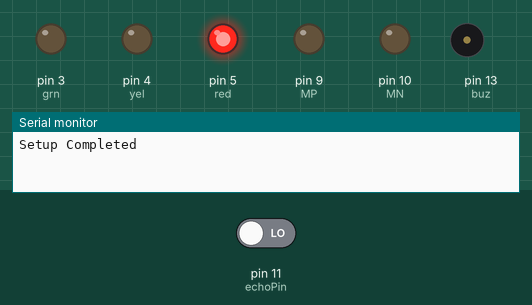
A sketch run on a simulated Arduino Uno, built with avr-gcc and run on an emulated ATmega328P. Parts: output pins drawn as LEDs (lit = HIGH), buzzer (waves = sounding, pin HIGH), the last lines printed to the serial monitor. The test bench sets the inputs (shaded band); at power-on: pin 11 (echoPin) LOW. Pins used as bus, display or sensor lines are not drawn.

Above: at 0.05 s.
At 1.45 s:
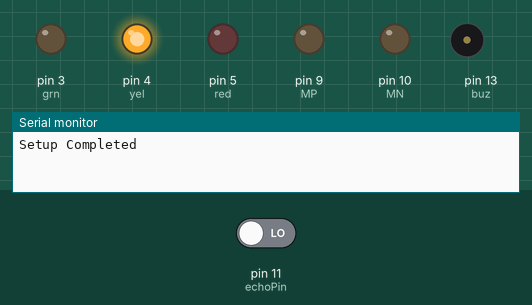
At 4.65 s:
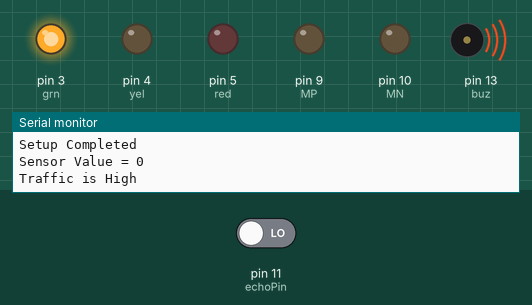
At 9.25 s:
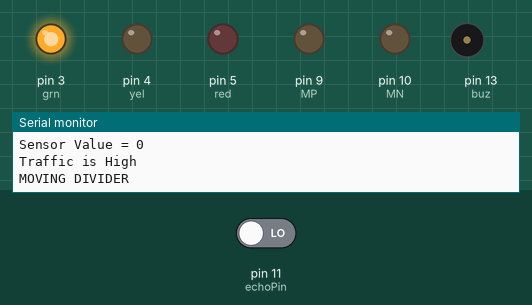
At 14.45 s:
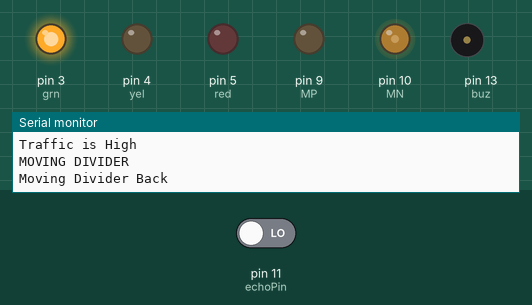
At 18.55 s:
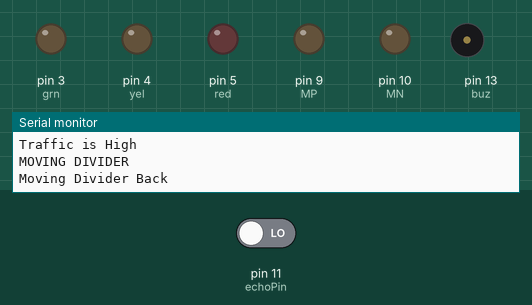
Timing chart, 0 to 24.2 s (numbered marks = the images above):
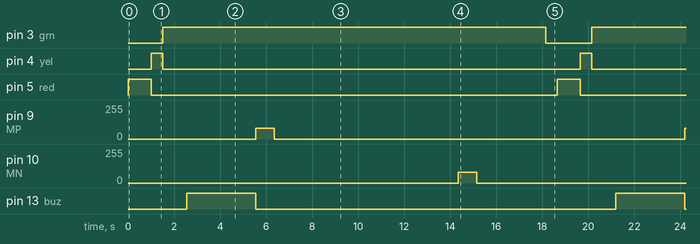

The sketch:

dvdr.ino
```cpp
#define MP 9
#define MN 10
#define buz 13
#define red 5
#define yel 4
#define grn 3

#define trigPin 12
#define echoPin 11

int duration, distance;

void setup()
{
  Serial.begin(9600);
  pinMode (trigPin, OUTPUT);
  pinMode(echoPin, INPUT);
  pinMode(MP, OUTPUT);
  pinMode(MN, OUTPUT);
  pinMode(red,OUTPUT);
  pinMode(yel,OUTPUT);
  pinMode(grn,OUTPUT);
  pinMode(buz,OUTPUT);
  Serial.println("Setup Completed");
}

void loop()
{
   int l;
   digitalWrite(red,1);
   delay(1000);
   digitalWrite(red,0);
   digitalWrite(yel,1);
   delay(500);
   digitalWrite(yel,0);
   digitalWrite(grn,1);
   l = density();
   Serial.println("Sensor Value = " + String(l));
   if(l<10)
   {
      Serial.println("Traffic is High");
      digitalWrite(buz,1);
      delay(3000);
      digitalWrite(buz,0);
      divider_front();
      delay(8000);
      divider_back();
      delay(3000);
      digitalWrite(grn,0);
   }
   else
   {
    Serial.println("Traffic is Normal");
    delay(2000);
    digitalWrite(grn,0);
   }

  Serial.println();
  delay(500);
}

void divider_front()
{
  Serial.println("MOVING DIVIDER");
  analogWrite(MP,80);
  //digitalWrite(MP,1);
  analogWrite(MN,0);
  delay(800);
  analogWrite(MP,0);
  analogWrite(MN,0);
}

void divider_back()
{
  Serial.println("Moving Divider Back");
  analogWrite(MP,0);
  analogWrite(MN,80);
  //digitalWrite(MN,1);
  delay(800);
  digitalWrite(MP,0);
  digitalWrite(MN,0);
}

int density()
{
  digitalWrite (trigPin, HIGH);
  delay(50);
  digitalWrite (trigPin, LOW);
  duration=pulseIn(echoPin,HIGH);
  distance=(duration*0.034)/2;
  return distance;
}
```

Measured:
- by itself, pin 3 (grn): alternates HIGH for 16.7 s and LOW for 2.0 s
- by itself, pin 4 (yel): alternates HIGH for 0.50 s and LOW for 18.2 s
- by itself, pin 5 (red): alternates HIGH for 1.0 s and LOW for 17.7 s
- by itself, pin 9 (MP), pin 10 (MN): alternates 80/255 for 0.80 s and 0/255 for 17.9 s
- by itself, pin 13 (buz): alternates HIGH for 3.0 s and LOW for 15.7 s
